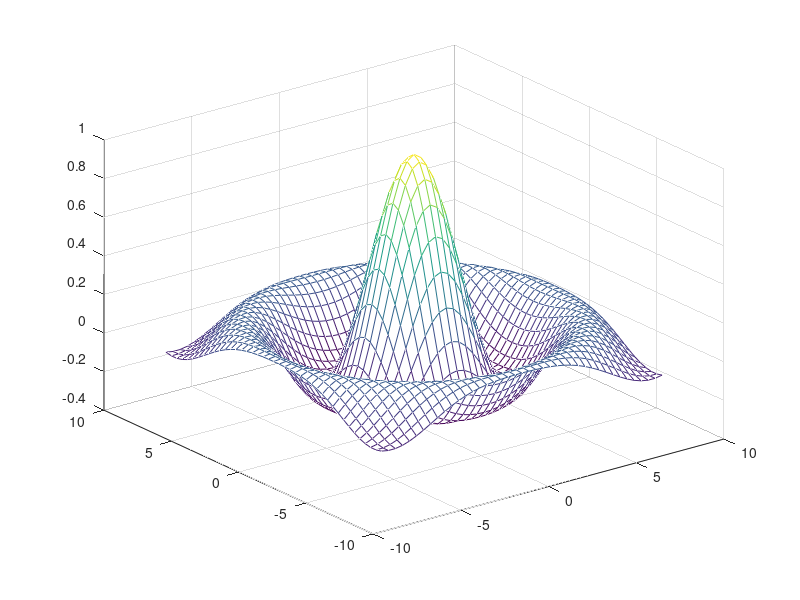

This figure's MATLAB source:
t = 0:0.1:10*pi;
r = linspace (0, 1, numel (t)); 
z = linspace (0, 1, numel (t));
tx = ty = linspace (-8, 8, 41)';
[xx, yy] = meshgrid (tx, ty);
r = sqrt (xx .^ 2 + yy .^ 2) + eps;
tz = sin (r) ./ r; 
mesh (tx, ty, tz);
